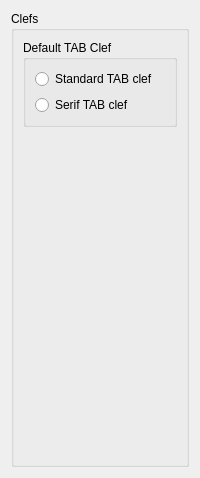
      <widget class="QWidget" name="PageClefs">
       <layout class="QVBoxLayout" name="verticalLayout_27">
        <property name="spacing">
         <number>0</number>
        </property>
        <item>
         <widget class="QGroupBox" name="groupBox_17">
          <property name="title">
           <string>Clefs</string>
          </property>
          <layout class="QVBoxLayout" name="verticalLayout_28">
           <item>
            <widget class="QGroupBox" name="groupBox_18">
             <property name="title">
              <string>Default TAB Clef</string>
             </property>
             <layout class="QVBoxLayout" name="verticalLayout_29">
              <item>
               <widget class="QRadioButton" name="clefTab1">
                <property name="text">
                 <string>Standard TAB clef</string>
                </property>
               </widget>
              </item>
              <item>
               <widget class="QRadioButton" name="clefTab2">
                <property name="text">
                 <string>Serif TAB clef</string>
                </property>
               </widget>
              </item>
             </layout>
            </widget>
           </item>
           <item>
            <spacer name="verticalSpacer_15">
             <property name="orientation">
              <enum>Qt::Vertical</enum>
             </property>
             <property name="sizeHint" stdset="0">
              <size>
               <width>20</width>
               <height>328</height>
              </size>
             </property>
            </spacer>
           </item>
          </layout>
         </widget>
        </item>
       </layout>
      </widget>
